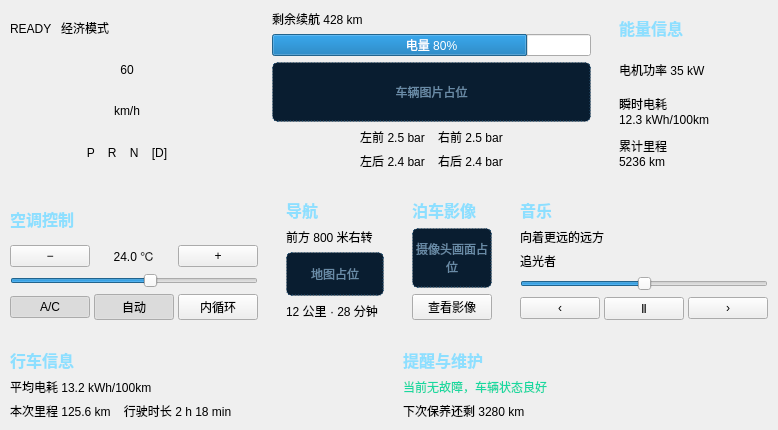
         <widget class="QWidget" name="pageHome">
          <layout class="QVBoxLayout" name="layoutHome" stretch="4,4,2">
           <property name="leftMargin">
            <number>0</number>
           </property>
           <property name="topMargin">
            <number>0</number>
           </property>
           <property name="rightMargin">
            <number>0</number>
           </property>
           <property name="bottomMargin">
            <number>0</number>
           </property>
           <property name="spacing">
            <number>8</number>
           </property>
           <item>
            <widget class="QWidget" name="widgetHomeTop">
             <property name="sizePolicy">
              <sizepolicy hsizetype="Expanding" vsizetype="Expanding">
               <horstretch>0</horstretch>
               <verstretch>0</verstretch>
              </sizepolicy>
             </property>
             <layout class="QHBoxLayout" name="layoutHomeTop" stretch="3,4,2">
              <property name="leftMargin">
               <number>0</number>
              </property>
              <property name="topMargin">
               <number>0</number>
              </property>
              <property name="rightMargin">
               <number>0</number>
              </property>
              <property name="bottomMargin">
               <number>0</number>
              </property>
              <property name="spacing">
               <number>8</number>
              </property>
              <item>
               <widget class="QFrame" name="cardDriving">
                <property name="frameShape">
                 <enum>QFrame::NoFrame</enum>
                </property>
                <property name="sizePolicy">
                 <sizepolicy hsizetype="Expanding" vsizetype="Expanding">
                  <horstretch>0</horstretch>
                  <verstretch>0</verstretch>
                 </sizepolicy>
                </property>
                <layout class="QVBoxLayout" name="layoutDriving">
                 <property name="leftMargin">
                  <number>10</number>
                 </property>
                 <property name="topMargin">
                  <number>10</number>
                 </property>
                 <property name="rightMargin">
                  <number>10</number>
                 </property>
                 <property name="bottomMargin">
                  <number>10</number>
                 </property>
                 <property name="spacing">
                  <number>6</number>
                 </property>
                 <item>
                  <widget class="QLabel" name="labelDriveMode">
                   <property name="text">
                    <string>READY   经济模式</string>
                   </property>
                  </widget>
                 </item>
                 <item>
                  <widget class="QLabel" name="labelSpeed">
                   <property name="text">
                    <string>60</string>
                   </property>
                   <property name="alignment">
                    <set>Qt::AlignCenter</set>
                   </property>
                  </widget>
                 </item>
                 <item>
                  <widget class="QLabel" name="labelSpeedUnit">
                   <property name="text">
                    <string>km/h</string>
                   </property>
                   <property name="alignment">
                    <set>Qt::AlignCenter</set>
                   </property>
                  </widget>
                 </item>
                 <item>
                  <widget class="QLabel" name="labelGear">
                   <property name="text">
                    <string>P    R    N    [D]</string>
                   </property>
                   <property name="alignment">
                    <set>Qt::AlignCenter</set>
                   </property>
                  </widget>
                 </item>
                </layout>
               </widget>
              </item>
              <item>
               <widget class="QFrame" name="cardVehicle">
                <property name="frameShape">
                 <enum>QFrame::NoFrame</enum>
                </property>
                <property name="sizePolicy">
                 <sizepolicy hsizetype="Expanding" vsizetype="Expanding">
                  <horstretch>0</horstretch>
                  <verstretch>0</verstretch>
                 </sizepolicy>
                </property>
                <layout class="QVBoxLayout" name="layoutVehicle">
                 <property name="leftMargin">
                  <number>10</number>
                 </property>
                 <property name="topMargin">
                  <number>10</number>
                 </property>
                 <property name="rightMargin">
                  <number>10</number>
                 </property>
                 <property name="bottomMargin">
                  <number>10</number>
                 </property>
                 <property name="spacing">
                  <number>6</number>
                 </property>
                 <item>
                  <widget class="QLabel" name="labelRange">
                   <property name="text">
                    <string>剩余续航 428 km</string>
                   </property>
                  </widget>
                 </item>
                 <item>
                  <widget class="QProgressBar" name="progressBattery">
                   <property name="minimum">
                    <number>0</number>
                   </property>
                   <property name="maximum">
                    <number>100</number>
                   </property>
                   <property name="value">
                    <number>80</number>
                   </property>
                   <property name="format">
                    <string>电量 %p%</string>
                   </property>
                  </widget>
                 </item>
                 <item>
                  <widget class="QLabel" name="labelCarImage">
                   <property name="text">
                    <string>车辆图片占位</string>
                   </property>
                   <property name="alignment">
                    <set>Qt::AlignCenter</set>
                   </property>
                   <property name="sizePolicy">
                    <sizepolicy hsizetype="Expanding" vsizetype="Expanding">
                     <horstretch>0</horstretch>
                     <verstretch>0</verstretch>
                    </sizepolicy>
                   </property>
                   <property name="minimumSize">
                    <size>
                     <width>0</width>
                     <height>60</height>
                    </size>
                   </property>
                   <property name="wordWrap">
                    <bool>true</bool>
                   </property>
                   <property name="styleSheet">
                    <string>background-color: #091D30; color: #688BA7; border: 1px dashed #285577; border-radius: 6px;</string>
                   </property>
                  </widget>
                 </item>
                 <item>
                  <widget class="QLabel" name="labelTireFront">
                   <property name="text">
                    <string>左前 2.5 bar    右前 2.5 bar</string>
                   </property>
                   <property name="alignment">
                    <set>Qt::AlignCenter</set>
                   </property>
                  </widget>
                 </item>
                 <item>
                  <widget class="QLabel" name="labelTireRear">
                   <property name="text">
                    <string>左后 2.4 bar    右后 2.4 bar</string>
                   </property>
                   <property name="alignment">
                    <set>Qt::AlignCenter</set>
                   </property>
                  </widget>
                 </item>
                </layout>
               </widget>
              </item>
              <item>
               <widget class="QFrame" name="cardEnergy">
                <property name="frameShape">
                 <enum>QFrame::NoFrame</enum>
                </property>
                <property name="sizePolicy">
                 <sizepolicy hsizetype="Expanding" vsizetype="Expanding">
                  <horstretch>0</horstretch>
                  <verstretch>0</verstretch>
                 </sizepolicy>
                </property>
                <layout class="QVBoxLayout" name="layoutEnergy">
                 <property name="leftMargin">
                  <number>10</number>
                 </property>
                 <property name="topMargin">
                  <number>10</number>
                 </property>
                 <property name="rightMargin">
                  <number>10</number>
                 </property>
                 <property name="bottomMargin">
                  <number>10</number>
                 </property>
                 <property name="spacing">
                  <number>6</number>
                 </property>
                 <item>
                  <widget class="QLabel" name="labelEnergyTitle">
                   <property name="text">
                    <string>能量信息</string>
                   </property>
                   <property name="styleSheet">
                    <string>font-size: 16px; font-weight: bold; color: #8DDFFF;</string>
                   </property>
                  </widget>
                 </item>
                 <item>
                  <widget class="QLabel" name="labelMotorPower">
                   <property name="text">
                    <string>电机功率 35 kW</string>
                   </property>
                  </widget>
                 </item>
                 <item>
                  <widget class="QLabel" name="labelInstantConsumption">
                   <property name="text">
                    <string>瞬时电耗
12.3 kWh/100km</string>
                   </property>
                  </widget>
                 </item>
                 <item>
                  <widget class="QLabel" name="labelOdometer">
                   <property name="text">
                    <string>累计里程
5236 km</string>
                   </property>
                  </widget>
                 </item>
                </layout>
               </widget>
              </item>
             </layout>
            </widget>
           </item>
           <item>
            <widget class="QWidget" name="widgetHomeMiddle">
             <property name="sizePolicy">
              <sizepolicy hsizetype="Expanding" vsizetype="Expanding">
               <horstretch>0</horstretch>
               <verstretch>0</verstretch>
              </sizepolicy>
             </property>
             <layout class="QHBoxLayout" name="layoutHomeMiddle" stretch="3,3,2,2">
              <property name="leftMargin">
               <number>0</number>
              </property>
              <property name="topMargin">
               <number>0</number>
              </property>
              <property name="rightMargin">
               <number>0</number>
              </property>
              <property name="bottomMargin">
               <number>0</number>
              </property>
              <property name="spacing">
               <number>8</number>
              </property>
              <item>
               <widget class="QFrame" name="cardClimate">
                <property name="frameShape">
                 <enum>QFrame::NoFrame</enum>
                </property>
                <property name="sizePolicy">
                 <sizepolicy hsizetype="Expanding" vsizetype="Expanding">
                  <horstretch>0</horstretch>
                  <verstretch>0</verstretch>
                 </sizepolicy>
                </property>
                <layout class="QVBoxLayout" name="layoutClimate">
                 <property name="leftMargin">
                  <number>10</number>
                 </property>
                 <property name="topMargin">
                  <number>10</number>
                 </property>
                 <property name="rightMargin">
                  <number>10</number>
                 </property>
                 <property name="bottomMargin">
                  <number>10</number>
                 </property>
                 <property name="spacing">
                  <number>6</number>
                 </property>
                 <item>
                  <widget class="QLabel" name="labelClimateTitle">
                   <property name="text">
                    <string>空调控制</string>
                   </property>
                   <property name="styleSheet">
                    <string>font-size: 16px; font-weight: bold; color: #8DDFFF;</string>
                   </property>
                  </widget>
                 </item>
                 <item>
                  <layout class="QHBoxLayout" name="layoutTemperature">
                   <property name="leftMargin">
                    <number>0</number>
                   </property>
                   <property name="topMargin">
                    <number>0</number>
                   </property>
                   <property name="rightMargin">
                    <number>0</number>
                   </property>
                   <property name="bottomMargin">
                    <number>0</number>
                   </property>
                   <property name="spacing">
                    <number>4</number>
                   </property>
                   <item>
                    <widget class="QPushButton" name="btnTempDown">
                     <property name="text">
                      <string>−</string>
                     </property>
                    </widget>
                   </item>
                   <item>
                    <widget class="QLabel" name="labelTemperature">
                     <property name="text">
                      <string>24.0 ℃</string>
                     </property>
                     <property name="alignment">
                      <set>Qt::AlignCenter</set>
                     </property>
                    </widget>
                   </item>
                   <item>
                    <widget class="QPushButton" name="btnTempUp">
                     <property name="text">
                      <string>+</string>
                     </property>
                    </widget>
                   </item>
                  </layout>
                 </item>
                 <item>
                  <widget class="QSlider" name="sliderFanSpeed">
                   <property name="toolTip">
                    <string>调节温度：16～30℃</string>
                   </property>
                   <property name="accessibleName">
                    <string>空调温度</string>
                   </property>
                   <property name="minimum">
                    <number>32</number>
                   </property>
                   <property name="maximum">
                    <number>60</number>
                   </property>
                   <property name="value">
                    <number>48</number>
                   </property>
                   <property name="tracking">
                    <bool>true</bool>
                   </property>
                   <property name="orientation">
                    <enum>Qt::Horizontal</enum>
                   </property>
                  </widget>
                 </item>
                 <item>
                  <layout class="QHBoxLayout" name="layoutClimateButtons">
                   <property name="leftMargin">
                    <number>0</number>
                   </property>
                   <property name="topMargin">
                    <number>0</number>
                   </property>
                   <property name="rightMargin">
                    <number>0</number>
                   </property>
                   <property name="bottomMargin">
                    <number>0</number>
                   </property>
                   <property name="spacing">
                    <number>4</number>
                   </property>
                   <item>
                    <widget class="QPushButton" name="btnAC">
                     <property name="text">
                      <string>A/C</string>
                     </property>
                     <property name="checkable">
                      <bool>true</bool>
                     </property>
                     <property name="checked">
                      <bool>true</bool>
                     </property>
                    </widget>
                   </item>
                   <item>
                    <widget class="QPushButton" name="btnAuto">
                     <property name="text">
                      <string>自动</string>
                     </property>
                     <property name="checkable">
                      <bool>true</bool>
                     </property>
                     <property name="checked">
                      <bool>true</bool>
                     </property>
                    </widget>
                   </item>
                   <item>
                    <widget class="QPushButton" name="btnRecirculation">
                     <property name="text">
                      <string>内循环</string>
                     </property>
                     <property name="checkable">
                      <bool>true</bool>
                     </property>
                     <property name="checked">
                      <bool>false</bool>
                     </property>
                    </widget>
                   </item>
                  </layout>
                 </item>
                </layout>
               </widget>
              </item>
              <item>
               <widget class="QFrame" name="cardNavigation">
                <property name="frameShape">
                 <enum>QFrame::NoFrame</enum>
                </property>
                <property name="sizePolicy">
                 <sizepolicy hsizetype="Expanding" vsizetype="Expanding">
                  <horstretch>0</horstretch>
                  <verstretch>0</verstretch>
                 </sizepolicy>
                </property>
                <layout class="QVBoxLayout" name="layoutNavigation">
                 <property name="leftMargin">
                  <number>10</number>
                 </property>
                 <property name="topMargin">
                  <number>10</number>
                 </property>
                 <property name="rightMargin">
                  <number>10</number>
                 </property>
                 <property name="bottomMargin">
                  <number>10</number>
                 </property>
                 <property name="spacing">
                  <number>6</number>
                 </property>
                 <item>
                  <widget class="QLabel" name="labelNavigationTitle">
                   <property name="text">
                    <string>导航</string>
                   </property>
                   <property name="styleSheet">
                    <string>font-size: 16px; font-weight: bold; color: #8DDFFF;</string>
                   </property>
                  </widget>
                 </item>
                 <item>
                  <widget class="QLabel" name="labelNavigationInstruction">
                   <property name="text">
                    <string>前方 800 米右转</string>
                   </property>
                  </widget>
                 </item>
                 <item>
                  <widget class="QLabel" name="labelMapPreview">
                   <property name="text">
                    <string>地图占位</string>
                   </property>
                   <property name="alignment">
                    <set>Qt::AlignCenter</set>
                   </property>
                   <property name="sizePolicy">
                    <sizepolicy hsizetype="Expanding" vsizetype="Expanding">
                     <horstretch>0</horstretch>
                     <verstretch>0</verstretch>
                    </sizepolicy>
                   </property>
                   <property name="minimumSize">
                    <size>
                     <width>0</width>
                     <height>0</height>
                    </size>
                   </property>
                   <property name="wordWrap">
                    <bool>true</bool>
                   </property>
                   <property name="styleSheet">
                    <string>background-color: #091D30; color: #688BA7; border: 1px dashed #285577; border-radius: 6px;</string>
                   </property>
                  </widget>
                 </item>
                 <item>
                  <widget class="QLabel" name="labelRouteSummary">
                   <property name="text">
                    <string>12 公里 · 28 分钟</string>
                   </property>
                  </widget>
                 </item>
                </layout>
               </widget>
              </item>
              <item>
               <widget class="QFrame" name="cardCamera">
                <property name="frameShape">
                 <enum>QFrame::NoFrame</enum>
                </property>
                <property name="sizePolicy">
                 <sizepolicy hsizetype="Expanding" vsizetype="Expanding">
                  <horstretch>0</horstretch>
                  <verstretch>0</verstretch>
                 </sizepolicy>
                </property>
                <layout class="QVBoxLayout" name="layoutCamera">
                 <property name="leftMargin">
                  <number>10</number>
                 </property>
                 <property name="topMargin">
                  <number>10</number>
                 </property>
                 <property name="rightMargin">
                  <number>10</number>
                 </property>
                 <property name="bottomMargin">
                  <number>10</number>
                 </property>
                 <property name="spacing">
                  <number>6</number>
                 </property>
                 <item>
                  <widget class="QLabel" name="labelCameraTitle">
                   <property name="text">
                    <string>泊车影像</string>
                   </property>
                   <property name="styleSheet">
                    <string>font-size: 16px; font-weight: bold; color: #8DDFFF;</string>
                   </property>
                  </widget>
                 </item>
                 <item>
                  <widget class="QLabel" name="labelCameraPreview">
                   <property name="text">
                    <string>摄像头画面占位</string>
                   </property>
                   <property name="alignment">
                    <set>Qt::AlignCenter</set>
                   </property>
                   <property name="sizePolicy">
                    <sizepolicy hsizetype="Expanding" vsizetype="Expanding">
                     <horstretch>0</horstretch>
                     <verstretch>0</verstretch>
                    </sizepolicy>
                   </property>
                   <property name="minimumSize">
                    <size>
                     <width>0</width>
                     <height>0</height>
                    </size>
                   </property>
                   <property name="wordWrap">
                    <bool>true</bool>
                   </property>
                   <property name="styleSheet">
                    <string>background-color: #091D30; color: #688BA7; border: 1px dashed #285577; border-radius: 6px;</string>
                   </property>
                  </widget>
                 </item>
                 <item>
                  <widget class="QPushButton" name="btnOpenCamera">
                   <property name="text">
                    <string>查看影像</string>
                   </property>
                  </widget>
                 </item>
                </layout>
               </widget>
              </item>
              <item>
               <widget class="QFrame" name="cardMusic">
                <property name="frameShape">
                 <enum>QFrame::NoFrame</enum>
                </property>
                <property name="sizePolicy">
                 <sizepolicy hsizetype="Expanding" vsizetype="Expanding">
                  <horstretch>0</horstretch>
                  <verstretch>0</verstretch>
                 </sizepolicy>
                </property>
                <layout class="QVBoxLayout" name="layoutMusic">
                 <property name="leftMargin">
                  <number>10</number>
                 </property>
                 <property name="topMargin">
                  <number>10</number>
                 </property>
                 <property name="rightMargin">
                  <number>10</number>
                 </property>
                 <property name="bottomMargin">
                  <number>10</number>
                 </property>
                 <property name="spacing">
                  <number>6</number>
                 </property>
                 <item>
                  <widget class="QLabel" name="labelMusicTitle">
                   <property name="text">
                    <string>音乐</string>
                   </property>
                   <property name="styleSheet">
                    <string>font-size: 16px; font-weight: bold; color: #8DDFFF;</string>
                   </property>
                  </widget>
                 </item>
                 <item>
                  <widget class="QLabel" name="labelSongTitle">
                   <property name="text">
                    <string>向着更远的远方</string>
                   </property>
                   <property name="wordWrap">
                    <bool>true</bool>
                   </property>
                  </widget>
                 </item>
                 <item>
                  <widget class="QLabel" name="labelArtist">
                   <property name="text">
                    <string>追光者</string>
                   </property>
                  </widget>
                 </item>
                 <item>
                  <widget class="QSlider" name="sliderMusicProgress">
                   <property name="maximum">
                    <number>100</number>
                   </property>
                   <property name="value">
                    <number>50</number>
                   </property>
                   <property name="orientation">
                    <enum>Qt::Horizontal</enum>
                   </property>
                  </widget>
                 </item>
                 <item>
                  <layout class="QHBoxLayout" name="layoutMusicButtons">
                   <property name="leftMargin">
                    <number>0</number>
                   </property>
                   <property name="topMargin">
                    <number>0</number>
                   </property>
                   <property name="rightMargin">
                    <number>0</number>
                   </property>
                   <property name="bottomMargin">
                    <number>0</number>
                   </property>
                   <property name="spacing">
                    <number>4</number>
                   </property>
                   <item>
                    <widget class="QPushButton" name="btnPrevious">
                     <property name="text">
                      <string>‹</string>
                     </property>
                     <property name="toolTip">
                      <string>上一首</string>
                     </property>
                     <property name="accessibleName">
                      <string>上一首</string>
                     </property>
                    </widget>
                   </item>
                   <item>
                    <widget class="QPushButton" name="btnPlayPause">
                     <property name="text">
                      <string>Ⅱ</string>
                     </property>
                     <property name="toolTip">
                      <string>暂停</string>
                     </property>
                     <property name="accessibleName">
                      <string>暂停</string>
                     </property>
                    </widget>
                   </item>
                   <item>
                    <widget class="QPushButton" name="btnNext">
                     <property name="text">
                      <string>›</string>
                     </property>
                     <property name="toolTip">
                      <string>下一首</string>
                     </property>
                     <property name="accessibleName">
                      <string>下一首</string>
                     </property>
                    </widget>
                   </item>
                  </layout>
                 </item>
                </layout>
               </widget>
              </item>
             </layout>
            </widget>
           </item>
           <item>
            <widget class="QWidget" name="widgetHomeBottom">
             <property name="sizePolicy">
              <sizepolicy hsizetype="Expanding" vsizetype="Expanding">
               <horstretch>0</horstretch>
               <verstretch>0</verstretch>
              </sizepolicy>
             </property>
             <layout class="QHBoxLayout" name="layoutHomeBottom" stretch="1,1">
              <property name="leftMargin">
               <number>0</number>
              </property>
              <property name="topMargin">
               <number>0</number>
              </property>
              <property name="rightMargin">
               <number>0</number>
              </property>
              <property name="bottomMargin">
               <number>0</number>
              </property>
              <property name="spacing">
               <number>8</number>
              </property>
              <item>
               <widget class="QFrame" name="cardTrip">
                <property name="frameShape">
                 <enum>QFrame::NoFrame</enum>
                </property>
                <property name="sizePolicy">
                 <sizepolicy hsizetype="Expanding" vsizetype="Expanding">
                  <horstretch>0</horstretch>
                  <verstretch>0</verstretch>
                 </sizepolicy>
                </property>
                <layout class="QVBoxLayout" name="layoutTrip">
                 <property name="leftMargin">
                  <number>10</number>
                 </property>
                 <property name="topMargin">
                  <number>10</number>
                 </property>
                 <property name="rightMargin">
                  <number>10</number>
                 </property>
                 <property name="bottomMargin">
                  <number>10</number>
                 </property>
                 <property name="spacing">
                  <number>6</number>
                 </property>
                 <item>
                  <widget class="QLabel" name="labelTripTitle">
                   <property name="text">
                    <string>行车信息</string>
                   </property>
                   <property name="styleSheet">
                    <string>font-size: 16px; font-weight: bold; color: #8DDFFF;</string>
                   </property>
                  </widget>
                 </item>
                 <item>
                  <widget class="QLabel" name="labelAverageConsumption">
                   <property name="text">
                    <string>平均电耗 13.2 kWh/100km</string>
                   </property>
                  </widget>
                 </item>
                 <item>
                  <widget class="QLabel" name="labelTripSummary">
                   <property name="text">
                    <string>本次里程 125.6 km    行驶时长 2 h 18 min</string>
                   </property>
                  </widget>
                 </item>
                </layout>
               </widget>
              </item>
              <item>
               <widget class="QFrame" name="cardMaintenance">
                <property name="frameShape">
                 <enum>QFrame::NoFrame</enum>
                </property>
                <property name="sizePolicy">
                 <sizepolicy hsizetype="Expanding" vsizetype="Expanding">
                  <horstretch>0</horstretch>
                  <verstretch>0</verstretch>
                 </sizepolicy>
                </property>
                <layout class="QVBoxLayout" name="layoutMaintenance">
                 <property name="leftMargin">
                  <number>10</number>
                 </property>
                 <property name="topMargin">
                  <number>10</number>
                 </property>
                 <property name="rightMargin">
                  <number>10</number>
                 </property>
                 <property name="bottomMargin">
                  <number>10</number>
                 </property>
                 <property name="spacing">
                  <number>6</number>
                 </property>
                 <item>
                  <widget class="QLabel" name="labelMaintenanceTitle">
                   <property name="text">
                    <string>提醒与维护</string>
                   </property>
                   <property name="styleSheet">
                    <string>font-size: 16px; font-weight: bold; color: #8DDFFF;</string>
                   </property>
                  </widget>
                 </item>
                 <item>
                  <widget class="QLabel" name="labelVehicleHealth">
                   <property name="text">
                    <string>当前无故障，车辆状态良好</string>
                   </property>
                   <property name="styleSheet">
                    <string>color: #18D8A0;</string>
                   </property>
                  </widget>
                 </item>
                 <item>
                  <widget class="QLabel" name="labelServiceDistance">
                   <property name="text">
                    <string>下次保养还剩 3280 km</string>
                   </property>
                  </widget>
                 </item>
                </layout>
               </widget>
              </item>
             </layout>
            </widget>
           </item>
          </layout>
         </widget>
